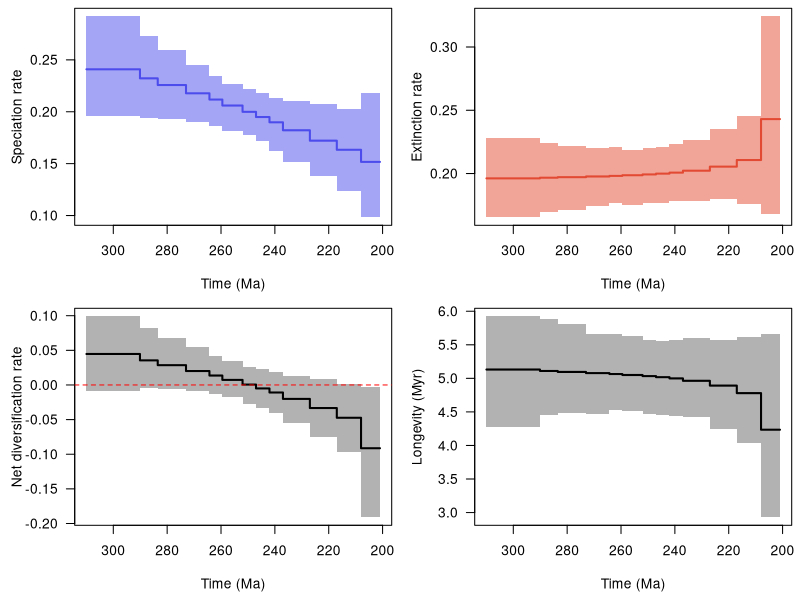

Here is the R script that generated this plot:
pdf(file='C:/Users/SimoesLabAdmin/Documents/BDNN_Arielli/synapsida/mcmc_fixshift_no_predictors/D_bdnn_update/combined_10_RTT.pdf', width = 9, height = 6, useDingbats = FALSE)

layout(matrix(1:4, ncol = 2, nrow = 2, byrow = TRUE))
par(las = 1, mar = c(4.5, 4.5, 0.5, 0.5))
time_vec=c(309.9727478027344, 290.10001,290.1,283.50001,283.5,273.00001,273.0,264.30001,264.3,259.50001,259.5,252.00001,252.0,247.00001,247.0,242.00001,242.0,237.00001,237.0,227.00001,227.0,217.00001,217.0,208.00001,208.0,200.97370719909668)
sp_mean=c(0.24092791868588506, 0.24092791868588506,0.23220550973597565,0.23220550973597565,0.22574054443172517,0.22574054443172517,0.2177854703949625,0.2177854703949625,0.21176637064759943,0.21176637064759943,0.20600336812348835,0.20600336812348835,0.19991341014622516,0.19991341014622516,0.19490874475656841,0.19490874475656841,0.1898254097955963,0.1898254097955963,0.1821523716273576,0.1821523716273576,0.17213389942921073,0.17213389942921073,0.16335506781707834,0.16335506781707834,0.15168870319855962,0.15168870319855962)
sp_lwr=c(0.19613194954160038, 0.19613194954160038,0.19439366800615687,0.19439366800615687,0.19295001804869807,0.19295001804869807,0.19009747915441116,0.19009747915441116,0.18592832463545886,0.18592832463545886,0.18163987476253304,0.18163987476253304,0.17718335383358713,0.17718335383358713,0.17157937011312424,0.17157937011312424,0.16206260971535236,0.16206260971535236,0.15182890487167458,0.15182890487167458,0.13800884185014944,0.13800884185014944,0.12354997811272926,0.12354997811272926,0.09832156546567075,0.09832156546567075)
sp_upr=c(0.29195556017934904, 0.29195556017934904,0.2725698128718906,0.2725698128718906,0.2592089287286777,0.2592089287286777,0.24501326676308707,0.24501326676308707,0.23419074228956682,0.23419074228956682,0.22631130054743198,0.22631130054743198,0.2214483078572907,0.2214483078572907,0.21848199845756436,0.21848199845756436,0.2133531194265764,0.2133531194265764,0.21041363741311786,0.21041363741311786,0.20786888247258276,0.20786888247258276,0.20298233889641593,0.20298233889641593,0.21808306328670318,0.21808306328670318)
ex_mean=c(0.19620829277081359, 0.19620829277081359,0.19673045044057877,0.19673045044057877,0.19714019690786677,0.19714019690786677,0.19769048861464417,0.19769048861464417,0.19816018141494796,0.19816018141494796,0.1986739853774193,0.1986739853774193,0.19931379111443287,0.19931379111443287,0.19994333917585763,0.19994333917585763,0.2007156519973041,0.2007156519973041,0.2022552343782073,0.2022552343782073,0.205456393151253,0.205456393151253,0.21069529989179314,0.21069529989179314,0.24304027865803685,0.24304027865803685)
ex_lwr=c(0.16546100644112796, 0.16546100644112796,0.16967484926744916,0.16967484926744916,0.17099807166424666,0.17099807166424666,0.17408088143474926,0.17408088143474926,0.17676466165025398,0.17676466165025398,0.17550165351219563,0.17550165351219563,0.1768685020634401,0.1768685020634401,0.17684204222218483,0.17684204222218483,0.17823012577668976,0.17823012577668976,0.17853925100086218,0.17853925100086218,0.1795367165843697,0.1795367165843697,0.17629371543584996,0.17629371543584996,0.1681333174188109,0.1681333174188109)
ex_upr=c(0.22829495798184887, 0.22829495798184887,0.22448407172315074,0.22448407172315074,0.22166255918443611,0.22166255918443611,0.22043367530780086,0.22043367530780086,0.2208385250058307,0.2208385250058307,0.2188950105870215,0.2188950105870215,0.2204127345260146,0.2204127345260146,0.22094160273723423,0.22094160273723423,0.22340128294200762,0.22340128294200762,0.22636827025413772,0.22636827025413772,0.2355638218738132,0.2355638218738132,0.24511263956762583,0.24511263956762583,0.324221470515714,0.324221470515714)
div_mean=c(0.044719625915070366, 0.044719625915070366,0.03547505929539696,0.03547505929539696,0.028600347523857924,0.028600347523857924,0.020094981780318696,0.020094981780318696,0.013606189232651715,0.013606189232651715,0.007329382746069102,0.007329382746069102,0.0005996190317922014,0.0005996190317922014,-0.005034594419289219,-0.005034594419289219,-0.010890242201708058,-0.010890242201708058,-0.020102862750849985,-0.020102862750849985,-0.03332249372204234,-0.03332249372204234,-0.04734023207471495,-0.04734023207471495,-0.09135157545947738,-0.09135157545947738)
div_lwr=c(-0.008452553226518833, -0.008452553226518833,-0.004625839101790291,-0.004625839101790291,-0.006550821932013007,-0.006550821932013007,-0.008468360806200087,-0.008468360806200087,-0.01367611379273509,-0.01367611379273509,-0.01748432952457868,-0.01748432952457868,-0.027431951041502034,-0.027431951041502034,-0.032587163224200855,-0.032587163224200855,-0.04117703172747644,-0.04117703172747644,-0.055478709845917434,-0.055478709845917434,-0.07482045731376166,-0.07482045731376166,-0.09671647307468356,-0.09671647307468356,-0.19099657390189662,-0.19099657390189662)
div_upr=c(0.09906877455381943, 0.09906877455381943,0.0818948439495358,0.0818948439495358,0.06718374113181821,0.06718374113181821,0.05438959895541118,0.05438959895541118,0.04247126602441895,0.04247126602441895,0.03501033141579302,0.03501033141579302,0.025489663262303452,0.025489663262303452,0.022831755142487448,0.022831755142487448,0.01815327821776405,0.01815327821776405,0.012962512121953818,0.012962512121953818,0.008632477769108526,0.008632477769108526,0.0012026689444654404,0.0012026689444654404,-0.0029631581840572074,-0.0029631581840572074)
long_mean=c(5.131372788405187, 5.131372788405187,5.110207400950719,5.110207400950719,5.095578040824924,5.095578040824924,5.0778920132494,5.0778920132494,5.06409855167962,5.06409855167962,5.049976872211226,5.049976872211226,5.033365681637553,5.033365681637553,5.0177275041783265,5.0177275041783265,4.999167514419118,4.999167514419118,4.9633976163775655,4.9633976163775655,4.891773913350583,4.891773913350583,4.779715693909015,4.779715693909015,4.234454320921374,4.234454320921374)
long_lwr=c(4.272834740725007, 4.272834740725007,4.4470783615152705,4.4470783615152705,4.485583665505128,4.485583665505128,4.46770918985124,4.46770918985124,4.528195431361432,4.528195431361432,4.513486712324748,4.513486712324748,4.463000835940029,4.463000835940029,4.456292769264955,4.456292769264955,4.438668988505239,4.438668988505239,4.417580250435833,4.417580250435833,4.245134044970963,4.245134044970963,4.0427168655315295,4.0427168655315295,2.929839868858726,2.929839868858726)
long_upr=c(5.9241017717494975, 5.9241017717494975,5.885095640751618,5.885095640751618,5.8092995480251375,5.8092995480251375,5.667153109071384,5.667153109071384,5.657239352391582,5.657239352391582,5.626500108642765,5.626500108642765,5.565111438447825,5.565111438447825,5.561001942108517,5.561001942108517,5.566232796104749,5.566232796104749,5.601009270477845,5.601009270477845,5.569891323762011,5.569891323762011,5.612234836741733,5.612234836741733,5.662634123761736,5.662634123761736)
xlim = c(309.9727478027344, 200.97370719909668)
ylim = c(0.09832156546567075, 0.29195556017934904)
not_NA = !is.na(sp_mean)
plot(time_vec[not_NA], sp_mean[not_NA], type = 'n', xlim = xlim, ylim = ylim, xlab = 'Time (Ma)', ylab = 'Speciation rate')
polygon(c(time_vec[not_NA], rev(time_vec[not_NA])), c(sp_lwr[not_NA], rev(sp_upr[not_NA])), col = adjustcolor('#4c4cec', alpha = 0.5), border = NA)
lines(time_vec[not_NA], sp_mean[not_NA], col = '#4c4cec', lwd = 2)
ylim = c(0.16546100644112796, 0.324221470515714)
not_NA = !is.na(ex_mean)
plot(time_vec[not_NA], ex_mean[not_NA], type = 'n', xlim = xlim, ylim = ylim, xlab = 'Time (Ma)', ylab = 'Extinction rate')
polygon(c(time_vec[not_NA], rev(time_vec[not_NA])), c(ex_lwr[not_NA], rev(ex_upr[not_NA])), col = adjustcolor('#e34a33', alpha = 0.5), border = NA)
lines(time_vec[not_NA], ex_mean[not_NA], col = '#e34a33', lwd = 2)
ylim = c(-0.19099657390189662, 0.09906877455381943)
not_NA = !is.na(div_mean)
plot(time_vec[not_NA], div_mean[not_NA], type = 'n', xlim = xlim, ylim = ylim, xlab = 'Time (Ma)', ylab = 'Net diversification rate')
polygon(c(time_vec[not_NA], rev(time_vec[not_NA])), c(div_lwr[not_NA], rev(div_upr[not_NA])), col = adjustcolor('black', alpha = 0.3), border = NA)
lines(time_vec[not_NA], div_mean[not_NA], col = 'black', lwd = 2)
abline(h = 0, col = 'red', lty = 2)
ylim = c(2.929839868858726, 5.9241017717494975)
not_NA = !is.na(long_mean)
plot(time_vec[not_NA], long_mean[not_NA], type = 'n', xlim = xlim, ylim = ylim, xlab = 'Time (Ma)', ylab = 'Longevity (Myr)')
polygon(c(time_vec[not_NA], rev(time_vec[not_NA])), c(long_lwr[not_NA], rev(long_upr[not_NA])), col = adjustcolor('black', alpha = 0.3), border = NA)
lines(time_vec[not_NA], long_mean[not_NA], col = 'black', lwd = 2)
dev.off()
